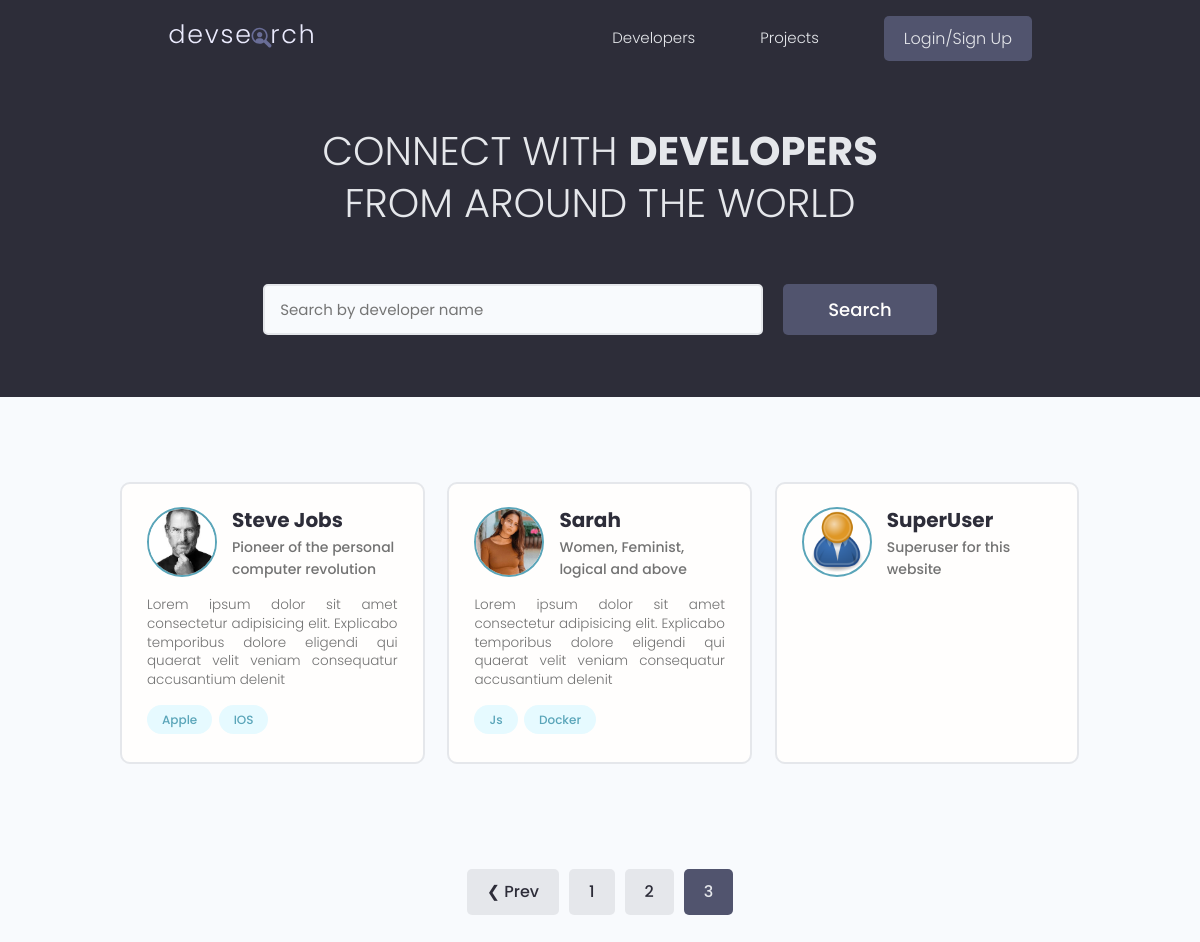
The app's page /?page=3, older data.
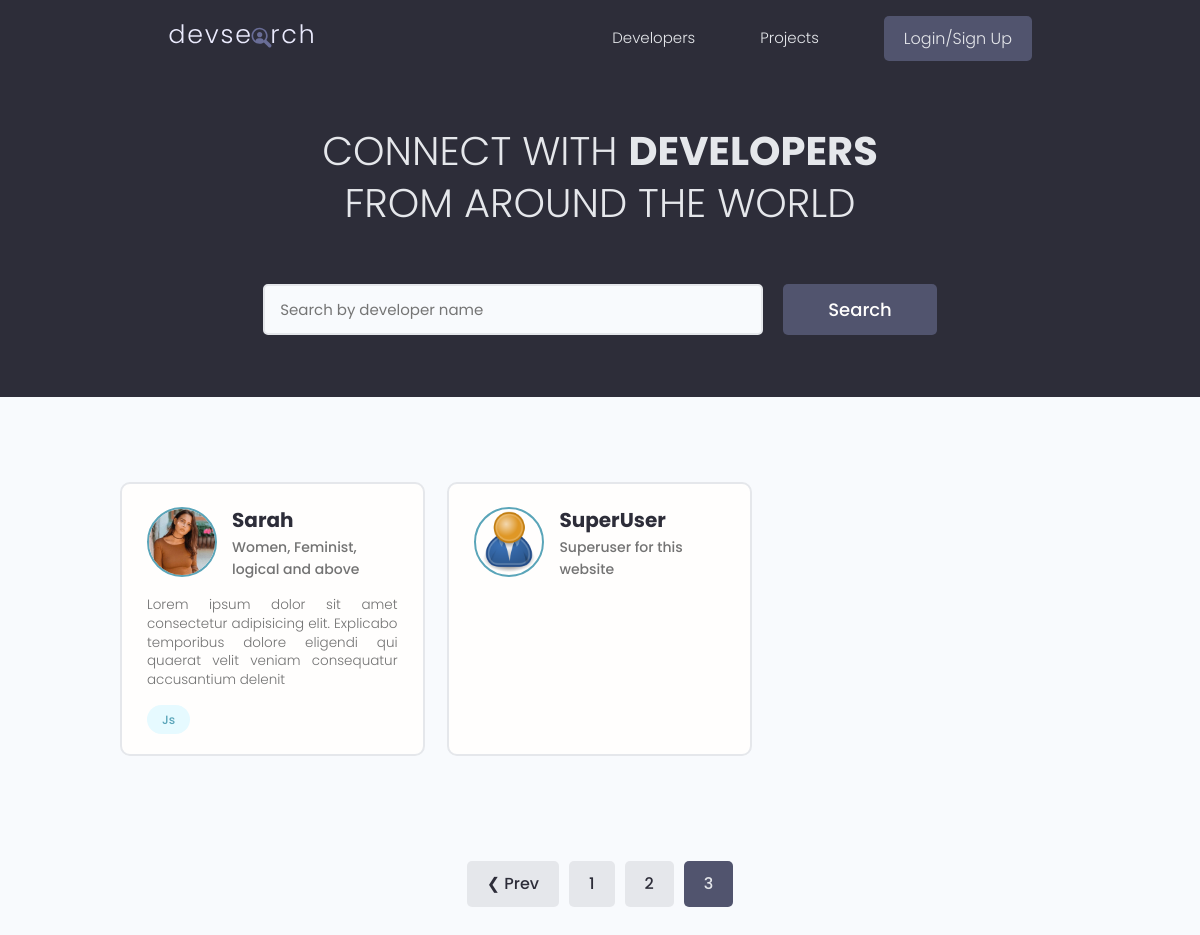
The same page, newer data.
### users/models.py (models this page shows, shortened)
class Profile(models.Model):
    user = models.OneToOneField(User, on_delete=models.CASCADE, null=True, blank=True)
    name = models.CharField(max_length=200, null=True, blank=True)
    email = models.EmailField(max_length=200, blank=True, null=True)
    username = models.CharField(max_length=200, null=True, blank=True)
    location = models.CharField(max_length=200, null=True, blank=True)
    short_intro = models.CharField(max_length=200, blank=True, null=True)
    bio = models.TextField(blank=True, null=True)
    profile_image = models.ImageField(null=True, blank=True,
                                      upload_to='profiles/', default='profiles/user-default.png')
    social_github = models.CharField(max_length=200, blank=True, null=True)
    social_twitter = models.CharField(max_length=200, blank=True, null=True)
    social_linkedin = models.CharField(max_length=200, blank=True, null=True)
    social_website = models.CharField(max_length=200, blank=True, null=True)
    created = models.DateTimeField(auto_now_add=True)
    id = models.UUIDField(default=uuid.uuid4, unique=True,
                          primary_key=True, editable=False)
    class Meta:
        ordering = ['profile_image']
    @property
    def imageURL(self):
        try:
            url = self.profile_image.url
        except:
            url = ''
        return url

class Skill(models.Model):
    owner = models.ForeignKey(Profile, null=True, blank=True,
                              on_delete=models.CASCADE)
    name = models.CharField(max_length=200, null=True, blank=True)
    description = models.TextField(null=True, blank=True)
    created = models.DateTimeField(auto_now_add=True)
    id = models.UUIDField(default=uuid.uuid4, unique=True,
                          primary_key=True, editable=False)
    def __str__(self):
        return str(self.name)

### users/views.py (the view)
# urls.py: path('', views.profiles, name='profiles'),
def profiles(request):
    profiles, search_query = searchProfiles(request)
    profiles, custom_range = paginateProfiles(request, profiles, 3)
    context = {
        'profiles': profiles,
        'search_query': search_query,
        'custom_range': custom_range,
    }
    return render(request, 'users/profiles.html', context)

### users/uttils.py (called while the page is built)
def searchProfiles(request):
    search_query = ''
    if request.GET.get('search_query'):
        search_query = request.GET.get('search_query')
    skills = Skill.objects.filter(name__icontains=search_query)
    profiles = Profile.objects.distinct().filter(
        Q(name__icontains=search_query)|
        Q(short_intro__icontains=search_query) |
        Q(skill__in=skills)
    )
    return profiles, search_query

def paginateProfiles(request, profiles, results):
    page = request.GET.get('page')
    paginator = Paginator(profiles, results)
    try:
        profiles = paginator.page(page)
    except PageNotAnInteger:
        page = 1
        profiles = paginator.page(page)
    except EmptyPage:
        page = paginator.num_pages
        profiles = paginator.page(page)
    leftIndex = (int(page) - 2)
    if leftIndex < 1:
        leftIndex = 1
    rightIndex = (int(page) + 3)
    if rightIndex > paginator.num_pages:
        rightIndex = paginator.num_pages
    custom_range = range(leftIndex, rightIndex + 1)
    return profiles, custom_range

### users/templates/users/profiles.html (shortened to what this page needs)
{% extends 'main.html' %}
{% block content %}
<main class="home">
    <section class="hero-section text-center">
      <div class="container container--narrow">
        <div class="hero-section__box">
          <h2>CONNECT WITH <span>DEVELOPERS</span></h2>
          <h2>FROM AROUND THE WORLD</h2>
        </div>
        <div class="hero-section__search">
          <form id="searchForm" class="form" action="{% url 'profiles' %}" method="get">
            <div class="form__field">
              <input class="input input--text" id="formInput#search" type="text" name="search_query"
                value="{{search_query}}" placeholder="Search by developer name" />
            </div>
            <input class="btn btn--sub btn--lg" type="submit" value="Search" />
          </form>
        </div>
      </div>
    </section>
    <section class="devlist">
      <div class="container">
        <div class="grid grid--three">
            {% for profile in profiles %}
          <div class="column card">
            <div class="dev">
              <a href="{% url 'user-profile' profile.id %}" class="card__body">
                <div class="dev__profile">
                  <img class="avatar avatar--md" src="{{profile.imageURL}}" alt="image" />
                  <div class="dev__meta">
                    <h3>{{profile.name}}</h3>
                    <h5>{{profile.short_intro}}</h5>
                  </div>
                </div>
                <p class="dev__info">
                    {{profile.bio|slice:"150"}}
                </p>
                <div class="dev__skills">
                    {% for skill in profile.skill_set.all|slice:"5" %}
                  <span class="tag tag--pill tag--main">
                    <small>{{skill}}</small>
                  </span>
                    {% endfor %}
                </div>
              </a>
            </div>
          </div>
          {% endfor %}
        </div>
      </div>
      {% include 'pagination.html' with queryset=profiles %}
    </section>
  </main>
{% endblock %}

Row changes from the older to the newer data that the page shows:
no longer on this page (row unchanged): Profile: imageURL (picture), name "Steve Jobs", short_intro "Pioneer of the personal computer revolution", bio "Lorem ipsum dolor sit amet consectetur adipisicing elit. Explicabo temporibus dolore eligendi qui quaerat velit veniam consequatur accusantium delenit"
no longer on this page (row unchanged): Skill: name "Apple", shown under "Steve Jobs"
no longer on this page (row unchanged): Skill: name "IOS", shown under "Steve Jobs"
changed Profile "Sarah": loses Skill (name "Docker")
